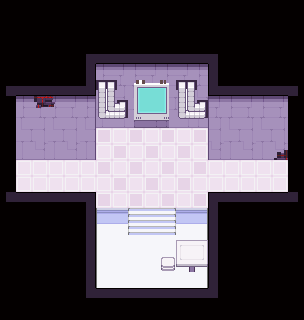

A 2D game scene composited from a Tiled map and its tileset images. What follows is a short description and the map's XML, with each tile layer's data collapsed to a summary:
An orthogonal 19x20 tile map with 16x16 px tiles, 8 tile layers (Artificial Lower Chip, Natural Lower Chip, Natural Walls, Artificial Upper Chip, ...), 2 tilesets and 8 objects (7x Event, checkpoint).

<map version="1.0" orientation="orthogonal" renderorder="right-down" width="19" height="20" tilewidth="16" tileheight="16" nextobjectid="36">
 <properties>
  <property name="bgm" value="obsolete" />
  <property name="radio" value="What I wouldn't give to be free, to be standing where you stand right now..." />
 </properties>
 <tileset firstgid="1" source="../tilesets/natural.tsx" />
 <tileset firstgid="481" source="../tilesets/artificial.tsx" />
 <layer name="Artificial Lower Chip" width="19" height="20">
  <properties>
   <property name="z" value="0.0" />
  </properties>
  <data>[380 cells, 380 non-empty, 51 distinct tile ids]</data>
 </layer>
 <layer name="Natural Lower Chip" width="19" height="20">
  <properties>
   <property name="alt" value="true" />
   <property name="z" value="0.0" />
  </properties>
  <data>[380 cells, 0 non-empty, 0 distinct tile ids]</data>
 </layer>
 <layer name="Natural Walls" width="19" height="20">
  <properties>
   <property name="alt" value="true" />
   <property name="z" value=".1" />
  </properties>
  <data>[380 cells, 0 non-empty, 0 distinct tile ids]</data>
 </layer>
 <layer name="Artificial Upper Chip" width="19" height="20">
  <properties>
   <property name="z" value=".5" />
  </properties>
  <data>[380 cells, 29 non-empty, 23 distinct tile ids]</data>
 </layer>
 <layer name="Natural Upper Chip" width="19" height="20">
  <properties>
   <property name="alt" value="true" />
   <property name="z" value=".5" />
  </properties>
  <data>[380 cells, 0 non-empty, 0 distinct tile ids]</data>
 </layer>
 <layer name="Natural Wall Sidings" width="19" height="20">
  <properties>
   <property name="alt" value="true" />
   <property name="z" value=".2" />
  </properties>
  <data>[380 cells, 0 non-empty, 0 distinct tile ids]</data>
 </layer>
 <objectgroup name="Object Layer">
  <properties>
   <property name="z" value=".5" />
  </properties>
  <object id="26" name="Checkpoint" type="checkpoint" x="96" y="128" width="112" height="160" />
  <object id="28" name="arrow" type="Event" x="0" y="144" width="16" height="16">
   <properties>
    <property name="appearance" value="4dir_arrow" />
    <property name="face" value="WEST" />
   </properties>
  </object>
  <object id="29" name="arrow" type="Event" x="0" y="160" width="16" height="16">
   <properties>
    <property name="appearance" value="4dir_arrow" />
    <property name="face" value="WEST" />
   </properties>
  </object>
  <object id="30" name="tele" type="Event" x="0" y="160" width="16" height="32">
   <properties>
    <property name="onCollide" value="teleport('sector1/obstacle_maze.tmx', 32, 9)" />
   </properties>
  </object>
  <object id="31" name="arrow" type="Event" x="288" y="144" width="16" height="16">
   <properties>
    <property name="appearance" value="4dir_arrow" />
    <property name="face" value="EAST" />
   </properties>
  </object>
  <object id="32" name="arrow" type="Event" x="288" y="160" width="16" height="16">
   <properties>
    <property name="appearance" value="4dir_arrow" />
    <property name="face" value="EAST" />
   </properties>
  </object>
  <object id="33" name="tele" type="Event" x="288" y="160" width="16" height="32">
   <properties>
    <property name="hide" value="return not getSwitch('radio04')" />
    <property name="onCollide" value="teleport('sector1/stalker_intro.tmx', 1, 57)" />
   </properties>
  </object>
  <object id="35" name="trigger" type="Event" x="208" y="160" width="16" height="32">
   <properties>
    <property name="hide" value="return getSwitch('radio04')" />
    <property name="onCollide" value="play('radio04.lua')" />
   </properties>
  </object>
 </objectgroup>
 <layer name="Artificial Overhead Chip" width="19" height="20">
  <properties>
   <property name="z" value="1.5" />
  </properties>
  <data>[380 cells, 0 non-empty, 0 distinct tile ids]</data>
 </layer>
 <layer name="Natural Overhead Chip" width="19" height="20">
  <properties>
   <property name="alt" value="true" />
   <property name="z" value="1.5" />
  </properties>
  <data>[380 cells, 0 non-empty, 0 distinct tile ids]</data>
 </layer>
</map>
